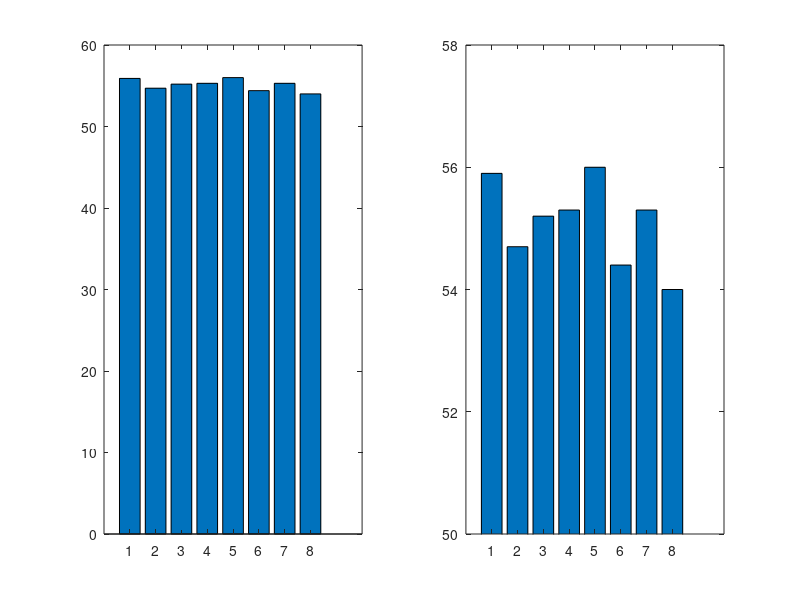

Reproduce this figure in MATLAB. (Note: this script raises an error after producing the figure.)

%%%%%%%%%%%%%%%%%%%%%%%%%%%%%%%%%%%%%%%%%%%%%%%%%%%%%%%%%%%%%%%%%%%%%%%%%%
%
%                                                      Class 
%                                        Plotting graphs in MATLAB
%
%%%%%%%%%%%%%%%%%%%%%%%%%%%%%%%%%%%%%%%%%%%%%%%%%%%%%%%%%%%%%%%%%%%%%%%%%%

clear all
close all

%% What Not to plot
%%%%%%%%%%%%%%%%%%%%%%%%%%%%%%%%%%%%%%%%%%%%%%%%%%%%%%%%%%%%%%%%%%%%%%%%%%
figure
subplot(1,2,1)
bar([55.9 54.7 55.2 55.3 56 54.4 55.3 54.0])
subplot(1,2,2)
bar([55.9 54.7 55.2 55.3 56 54.4 55.3 54.0])
ylim([50,58]) 
% it is importnat not to over emphasize effects changing the scale of a
% graph may make you effect appear larger than it is. Also remeber to
% always plot a measure of uncertanty or data spread.

 
image=imread('./MemeFolder/ladygaga4.jpg');

image=imgaussfilt(mean(double(image),3),100);
 
figure
subplot(2,2,1)
imagesc(image)
colorbar
colormap(gca, jet)
subplot(2,2,2)
imagesc(image)
colorbar
colormap(gca, pink)
set(gca, 'YDir','reverse')
subplot(2,2,3)
imagesc(image)
colorbar
axis off;
colormap(gca, colorcube)
subplot(2,2,4)
imagesc(image)
colorbar
colormap(gca, jet)
caxis([50 200])
% the colour map you pick and how you center it can over or under emphasize
% effects. Remeber to pick colour bars that are readable for everyone.


%% Plotting basics with plot()
%%%%%%%%%%%%%%%%%%%%%%%%%%%%%%%%%%%%%%%%%%%%%%%%%%%%%%%%%%%%%%%%%%%%%%%%%%
figure 
plot(1:1000, 150000-1000*(1:1000)+randi(100000, [1,1000]))
 xlabel('time')
 ylabel('money')
 title('Time is money') % adding labels
 
 data=[150000-1000*(1:1000)+randi(100000, [1,1000]);...
     150000-2000*(1:1000)+randi(100000, [1,1000]);...
     150000-1000*(1:1000)+randi(100000, [1,1000])];
 
figure 
plot(1:1000, data) % plotting data from multiple groups 
 xlabel('time')
 ylabel('money')
 title('Time is money')
 legend('Karen','Maria', 'Hope') % adding a legend 
 
 %  specifiers in the plot function can modify the look of the plot
 % you can change the shape, line, and colour easily 
 % also note that Colours can be expressed as [R G B alpha] 
 plot(1:1000, data,'-o','MarkerFaceColor',[.5 .4 .7], 'MarkerEdgeColor',[.7 .7 .7], 'MarkerSize', 10)
% axis([0 100 0 100])
xlim([0 100])

% you can also use functions to redifine the labels of your axes as well as
% their 'ticks'
x = linspace(-10,10,200);
y = cos(x);
figure
subplot(1,2,1)
plot(x,y)
subplot(1,2,2)
plot(x,y)
xticks([-3*pi -2*pi -pi 0 pi 2*pi 3*pi])
xticklabels({'-3\pi','-2\pi','-\pi','0','\pi','2\pi','3\pi'})
yticks([-1 -0.8 -0.2 0 0.2 0.8 1])

 % exercise 1
%%%%%%%%%%%%%%%%%%%%%%%%%%%
%try plotting three oscilations in one graph and overlay them with
%transparency 

 % Error Bars
%%%%%%%%%%%%%%%%%%%%%%%%%%%%%%%%%%%%%%%%%%%%%%%%%%%%%%%%%%%%%%%%%%%%%%%%%%

y=rand(100,10);
x=1:10:100;
figure
plot(x, mean(y))
hold on
errorbar(x, mean(y),std(y)) % you can plot data with error bars using the errorbar function

y=rand(100,10);
x=1:10:100;
figure
plot(x, mean(y))
hold on
errorbar(x, mean(y),std(y),'CapSize',20, 'LineWidth', 5)

y=rand(100,10);
x=1:10:100;
figure
plot(x, mean(y))
hold on
errorbar(x, mean(y),std(y),'-s','MarkerSize',10,...
    'MarkerEdgeColor','blue','MarkerFaceColor','black','CapSize',20, 'LineWidth', 5)
% The function works exacrly like plot, expect it wants 3 inputs for the
% data. To change the appearnce of the graph see plot above 

figure
plot(x, mean(y))
hold on
errorbar(x, mean(y),std(y),'-s','MarkerSize',10,...
    'MarkerEdgeColor','blue','MarkerFaceColor','black','CapSize',20, 'LineStyle', 'none', 'LineWidth', 5)  
% note how the specifier 'LineStyle' 'none' allows you to control the error
% bars sepeartely from the plot!


 % Bar graphs
 data=[sum(RPDR_contestant.WIN(winnerindex)), sum(RPDR_contestant.HIGH(winnerindex)),...
    sum(RPDR_contestant.LOW(winnerindex)), sum(RPDR_contestant.BTM(winnerindex)); ...
    sum(RPDR_contestant.WIN(top3index)), sum(RPDR_contestant.HIGH(top3index)),...
    sum(RPDR_contestant.LOW(top3index)), sum(RPDR_contestant.BTM(top3index))];

figure
bar(data)
legend('Wins','High','Low', 'Btm')
figure
bar(data, 'stacked')
legend('Wins','High','Low', 'Btm')

X = categorical({'Monday','Tuesday','Wednesday','Thursday', 'Friday'});
Y = [54 44 49 29 10];
bar(X,Y)
X = reordercats(X,{'Monday','Tuesday','Wednesday','Thursday', 'Friday'});
bar(X,Y)
yticks([0  20  40  60 ])
 

x = categorical({'The Fame' 'Born This Way' 'Artpop' 'Cheek to Cheek' 'Joanne' 'Chromatica'});
x = reordercats(x,{'The Fame' 'Born This Way' 'Artpop' 'Cheek to Cheek' 'Joanne' 'Chromatica'});
data = randi(100, 100, 6);
errhigh =std(data);
errlow  =  std(data);

figure
bar(x,mean(data))                
hold on
er = errorbar(x,mean(data),errlow,errhigh);    
er.Color = [0 0 0];                            
er.LineStyle = 'none';  


%% Plotting your data's distribution
%%%%%%%%%%%%%%%%%%%%%%%%%%%%%%%%%%%%%%%%%%%%%%%%%%%%%%%%%%%%%%%%%%%%%%%%%%

% Another way to represent you data takes advantaged of the distribution of
% your data. Histograms allow you to visualize your data's shape to make
% conclusions on what effects might be present and what statistical tests you can prefrom etc
 RPDR_contestant_demo=readtable('./justafolderwithdata/RPDR_contestant_data.csv');

 winnerindex=ismember(RPDR_contestant_demo.contestant, RPDR_winners.contestant(RPDR_winners.winner==1))

 top3index=ismember(RPDR_contestant_demo.contestant, RPDR_winners.contestant(RPDR_winners.winner==0))

 figure
 histogram(RPDR_contestant_demo.age(top3index),6, 'FaceAlpha', 0.5, 'EdgeAlpha', 0.5)
 hold on;
 histogram(RPDR_contestant_demo.age(winnerindex),6, 'FaceAlpha', 0.5, 'EdgeAlpha', 0.5, 'FaceColor', [0.99 0.5 0.5])
 legend('Top 3', 'Winners')
 xlabel('age')

 % if you know which distribution your data came from or you would like to 
 % compare you data to a distribution you can also plot a probaility density function.
 
 x = 2*randn(5000,1) + 26;
 figure
histogram(x,'Normalization','pdf')
 hold on
y = 10:0.1:40;
mu = 26;
sigma = 2;
f = exp(-(y-mu).^2./(2*sigma^2))./(sigma*sqrt(2*pi)); % must compute a gaussian or dist yourself
% you can look up the formla for a gaussian
plot(y,f,'LineWidth',1.5)
 
 figure
 histogram(RPDR_contestant_demo.age(top3index),6, 'Normalization','pdf','FaceAlpha', 0.5, 'EdgeAlpha', 0.5)
  hold on
y = 10:0.1:40;
mu = 26;
sigma = 2;
f = exp(-(y-mu).^2./(2*sigma^2))./(sigma*sqrt(2*pi));
plot(y,f,'LineWidth',1.5)

 % scatter plots also allow you to visualize the spread of your data
 % very useful to see what is happening across conditions 
iris= load('fisheriris.mat');
iris.meas=iris.meas -mean([iris.meas]);
 
 figure
 scatter(iris.meas(:,1), iris.meas(:,4))
 hold on
 r=corr(iris.meas(:,1), iris.meas(:,4))
 xFit = linspace(min(iris.meas(:,1)), max(iris.meas(:,1)), 1000);
 plot(xFit, r*xFit)
 
 % alternatively you can plot each individual across condition and draw a
 % line between them to see the effect
 
 x=rand(2,100)+0.05;
 figure
 plot(x, '.-','Color', [0.3 0.3 0.3 0.3], 'MarkerSize', 15, 'MarkerFaceColor', [0.3 0.3 0.3 ])
 hold on
 plot(mean(x'), 'o-', 'Color', [0 0 0], 'LineWidth', 5,'MarkerSize', 15, 'MarkerFaceColor', [0 0 1], 'MarkerEdgeColor',[0 0 1] )
 xlim([0 3])
 ylim([ 0 1.1])

%% Other fun plotting tools in MATLAB
%%%%%%%%%%%%%%%%%%%%%%%%%%%%%%%%%%%%%%%%%%%%%%%%%%%%%%%%%%%%%%%%%%%%%%%%%%

RPDR_episode=readtable('./justafolderwithdata/RPDR_episode_data.csv');
RPDR_contestant=readtable('./justafolderwithdata/RPDR_contestant_score.csv');
RPDR_winners=readtable('./justafolderwithdata/RPDR_winners.csv');

% get index of those Queens who won their season and made it to the top 3
 winnerindex=ismember(RPDR_contestant.contestant, RPDR_winners.contestant(RPDR_winners.winner==1))
 top3index=ismember(RPDR_contestant.contestant, RPDR_winners.contestant(RPDR_winners.winner==0))
 
 % lets plot a pie graph with this data
 explode = [1 0 1 0 ]; % determines which section of the graph will stand out
labels = {'Wins','High','Low', 'Btm'};
figure
subplot(1,2,1)
pie([sum(RPDR_contestant.WIN(winnerindex)), sum(RPDR_contestant.HIGH(winnerindex)),...
    sum(RPDR_contestant.LOW(winnerindex)), sum(RPDR_contestant.BTM(winnerindex))], explode, labels)
 title(gca, 'Winner of their season', 'Position',[-0.12 -1.5 0])
 colormap(gca, cool)
 
 subplot(1,2,2)
pie([sum(RPDR_contestant.WIN(top3index)), sum(RPDR_contestant.HIGH(top3index)),...
    sum(RPDR_contestant.LOW(top3index)), sum(RPDR_contestant.BTM(top3index))], explode, labels)
 title(gca, 'Top 3', 'Position',[0.02, -1.5 0])
colormap(gca, cool)

% Lets make a word cloud of RuPaul's favoruite musicians
RPDR_episode=RPDR_episode(~ismissing(RPDR_episode.lipsyncartist, 'NA'),:);
lipsynch= groupsummary(RPDR_episode,"lipsyncartist")

figure
wordcloud(lipsynch,'lipsyncartist','GroupCount', 'Color', [0.9 0.5 0.5 ], 'HighlightColor',[0.9 0.3 0.3 ] );
title('Artists to Lipsynch to ')


% staircase plots
X = linspace(0,4*pi,50)';
Y = [0.5*cos(X), 2*cos(X)];

figure
stairs(Y)

Fs = 1000;            % Sampling frequency                    
T = 1/Fs;             % Sampling period       
L = 1000;             % Length of signal
t = (0:L-1)*T;        % Time vector

data = sin(2*pi*2*t).*sin(2*pi*10*t) + rand(1,length(t));
figure
plot(t, angle(hil))
figure
hil=hilbert(data);
polarhistogram(angle(hil),6)
 

%% Plotting with the Gramm Toolbox
% % I'm not a regular graph, I am a cool graph
%%%%%%%%%%%%%%%%%%%%%%%%%%%%%%%%%%%%%%%%%%%%%%%%%%%%%%%%%%%%%%%%%%%%%%%%%%

% Gramm is a toolbox that can be downloaed to extend MATLAB's graphics
% capacities. Gramm works with a similar syntax to ggplot in R and as such
% is significantly different than MATLAB's syntax. Below are a few examples
% of different plots you can make with gramm

load example_data.mat

figure
g=gramm('x',cars.Model_Year,'y',cars.MPG,'color',cars.Cylinders,'subset',cars.Cylinders~=3 & cars.Cylinders~=5);
g.facet_grid([],cars.Origin_Region);
g.geom_point();
g.stat_glm();
g.set_names('column','Origin','x','Year of production','y','Fuel economy (MPG)','color','# Cylinders');
g.set_title('Fuel economy of new cars between 1970 and 1982');
figure('Position',[100 100 800 400]);
g.draw();


x=randn(1200,2);
c=cell(length(x),1);
c(:)={'JLo'};

c2=cell(length(x),1);
c2(:)={'Mariah Carey'};
cond={c{:};c2{:}};
x(:,2)=x(:,2)+10;

clear g5
figure
g5(1,1)=gramm('x',x','color',cond);
g5(1,2)=copy(g5(1));
g5(1,3)=copy(g5(1));
g5(1,1).stat_bin('geom','stacked_bar'); %Stacked bars option
g5(1,1).set_title('''stacked_bar''');
g5(1,2).stat_bin('geom','overlaid_bar'); %Overlaid bar automatically changes bar coloring to transparent
g5(1,2).set_title('''overlaid_bar''');
g5(1,3).stat_bin('geom','stairs'); %Default fill is edges
g5(1,3).set_title('''stairs''');
g5.set_title('''geom'' options for stat_bin()');
g5.set_names('x','Number #1 Singles');
figure('Position',[100 100 800 600]);
g5.draw();



clear g
figure
g(1,1)=gramm('x',cars.Origin_Region,'y',cars.Horsepower,'color',cars.Cylinders,'subset',cars.Cylinders~=3 & cars.Cylinders~=5);
g(1,2)=copy(g(1));
%Averages with confidence interval
g(1,1).stat_summary('geom',{'bar','black_errorbar'});
g(1,1).set_title('stat_summary()');
%Boxplots
g(1,2).stat_boxplot();
g(1,2).set_title('stat_boxplot()');
%These functions can be called on arrays of gramm objects
g.set_names('x','Origin','y','Horsepower','color','# Cyl');
g.set_title('Visualization of Y~X relationships with X as categorical variable');
figure('Position',[100 100 800 550]);
g.draw();


% simulate oscilatory data with sin
fs = 1000; % Sampling frequency (samples per second) 
dt = 1/fs; % seconds per sample 
StopTime = 2; % seconds 
time = (0:dt:StopTime)'; % seconds 
F = 60; % Sine wave frequency (hertz) 
osci1 = sin(2*pi*5*time)+ sin(2*pi*10*time);
osci2 = sin(2*pi*2*time) + sin(2*pi*120*time);
osci3 = sin(2*pi*F*time)+ sin(2*pi*102*time);

figure
g(1,1)=gramm('x',repmat(time,[1,3])','y', [osci1, osci2, osci3]', 'color',{'Osci1', 'Osci2', 'Osci3'});
%smooth plot 
g(1,1).geom_line();
g(1,1).set_title('Periodic --Baseline');
g(1,1).set_color_options('map','brewer2');
%These functions can be called on arrays of gramm objects
g.set_names('x','Frequency (Hz)','y','Log Power');
g.draw();

figure
g(1,1)=gramm('x',repmat(time,[1,3])','y', [osci1, osci2, osci3]', 'color',{'Osci1', 'Osci2', 'Osci3'});
%smooth plot 
g(1,1).geom_line();
g.facet_grid([], {'Osci1', 'Osci2', 'Osci3'});
g(1,1).set_title('Periodic --Baseline');
g(1,1).set_color_options('map','brewer2');
%These functions can be called on arrays of gramm objects
g.set_names('x','Frequency (Hz)','y','Log Power');
%g.axe_property('YLim',[1e-15 1.5e-9]);
%g.axe_property('XLim',[0 50]);
g.draw();